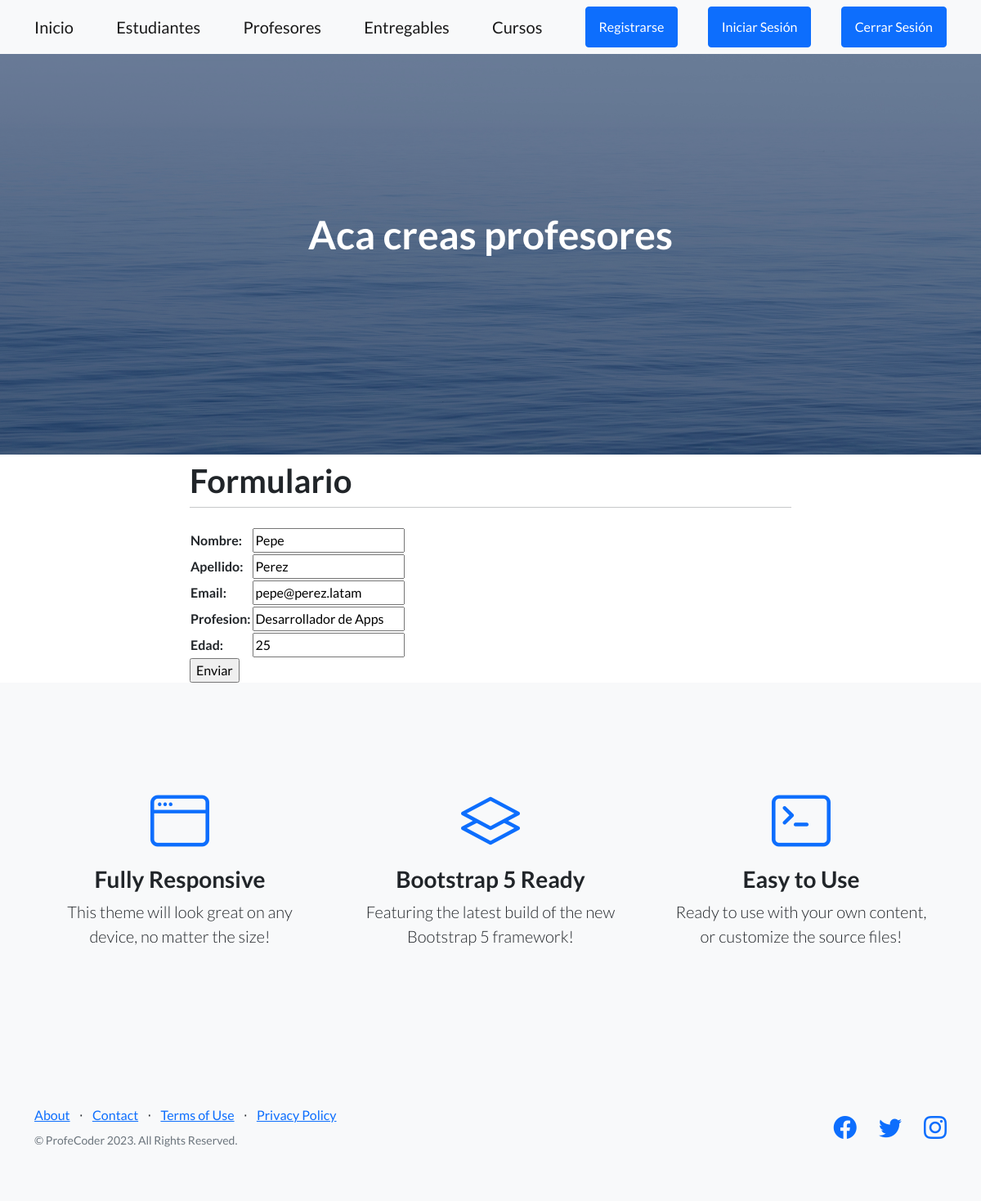
The page /AppCoder/editar_profesor/Pepe on the database its author committed.
### AppCoder/models.py (models this page shows)
class Profesor(models.Model):
    nombre = models.CharField(max_length=40)  #para mensajes de texto (cadenas de caracteres) pequeños
    apellido = models.CharField(max_length=40)
    email = models.EmailField()
    profesion = models.CharField(max_length=35)
    edad = models.IntegerField(default=0)

### AppCoder/views.py (the view)
# urls.py: path("editar_profesor/<profesor_nombre>", editar_profesor, name="Editar Profesor"),
def editar_profesor(request, profesor_nombre):
    profesor_elegido = Profesor.objects.get(nombre=profesor_nombre)
    if request.method == 'POST': #click al botón editar:editar los datos del profesor
        miFormulario = ProfesorFormulario(request.POST) #tener los datos del profe
        if miFormulario.is_valid(): #validar que los datos estén ok
            infoDict = miFormulario.cleaned_data #la info del formulario se pasa a tipo diccionario
            profesor_elegido.nombre = infoDict["nombre"]
            profesor_elegido.apellido = infoDict["apellido"]
            profesor_elegido.email = infoDict["email"]
            profesor_elegido.profesion = infoDict["profesion"]
            profesor_elegido.edad = infoDict["edad"]
            profesor_elegido.save()
            return render(request, "AppCoder/inicio.html")
    else: #si todavia no le doy click
        miFormulario = ProfesorFormulario(initial={"nombre":profesor_elegido.nombre,
                                                    "apellido":profesor_elegido.apellido,
                                                    "email":profesor_elegido.email,
                                                    "profesion":profesor_elegido.profesion,
                                                    "edad":profesor_elegido.edad})
    return render(request, "AppCoder/editarProfesor.html", {"formulario1":miFormulario})

### AppCoder/forms.py
class ProfesorFormulario(forms.Form):
    nombre = forms.CharField(max_length=40)  #para mensajes de texto (cadenas de caracteres) pequeños
    apellido = forms.CharField(max_length=40)
    email = forms.EmailField()
    profesion = forms.CharField(max_length=40)
    edad = forms.IntegerField()

### AppCoder/templates/AppCoder/editarProfesor.html
{% extends "AppCoder/padre.html" %}
{% block titulo %}
Aca creas profesores
{% endblock %}
{% block formulario %}
<form action="" method="POST"> {% csrf_token %}
    <table>
        {{formulario1.as_table}}
    </table>
    <input type = "submit" value="Enviar">
</form>
{% endblock %}

### rows shown on the page
Profesor: nombre "Pepe", apellido "Perez", email "pepe@perez.latam", profesion "Desarrollador de Apps", edad "25"
